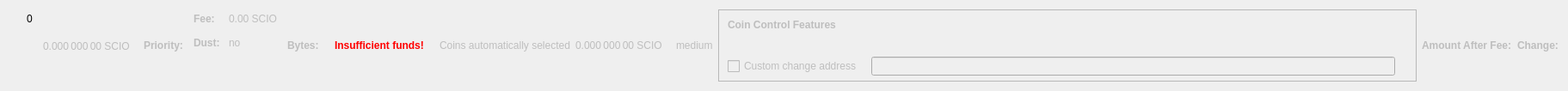
    <widget class="QWidget" name="dummyHideWidget" native="true">
     <property name="maximumSize">
      <size>
       <width>100</width>
       <height>22</height>
      </size>
     </property>
     <layout class="QHBoxLayout" name="dummyHideLayout">
      <item>
       <layout class="QFormLayout" name="formLayoutCoinControl1">
        <property name="horizontalSpacing">
         <number>10</number>
        </property>
        <property name="verticalSpacing">
         <number>14</number>
        </property>
        <property name="leftMargin">
         <number>10</number>
        </property>
        <property name="topMargin">
         <number>4</number>
        </property>
        <property name="rightMargin">
         <number>6</number>
        </property>
        <item row="0" column="1">
         <widget class="QLabel" name="labelCoinControlBytes">
          <property name="cursor">
           <cursorShape>IBeamCursor</cursorShape>
          </property>
          <property name="contextMenuPolicy">
           <enum>Qt::ActionsContextMenu</enum>
          </property>
          <property name="text">
           <string notr="true">0</string>
          </property>
          <property name="textInteractionFlags">
           <set>Qt::LinksAccessibleByMouse|Qt::TextSelectableByKeyboard|Qt::TextSelectableByMouse</set>
          </property>
         </widget>
        </item>
       </layout>
      </item>
      <item>
       <widget class="QLabel" name="labelCoinControlAfterFee">
        <property name="enabled">
         <bool>false</bool>
        </property>
        <property name="sizePolicy">
         <sizepolicy hsizetype="Fixed" vsizetype="Fixed">
          <horstretch>0</horstretch>
          <verstretch>0</verstretch>
         </sizepolicy>
        </property>
        <property name="minimumSize">
         <size>
          <width>111</width>
          <height>12</height>
         </size>
        </property>
        <property name="maximumSize">
         <size>
          <width>111</width>
          <height>12</height>
         </size>
        </property>
        <property name="cursor">
         <cursorShape>IBeamCursor</cursorShape>
        </property>
        <property name="contextMenuPolicy">
         <enum>Qt::ActionsContextMenu</enum>
        </property>
        <property name="text">
         <string notr="true">0.000 000 00 SCIO</string>
        </property>
        <property name="textInteractionFlags">
         <set>Qt::LinksAccessibleByMouse|Qt::TextSelectableByKeyboard|Qt::TextSelectableByMouse</set>
        </property>
       </widget>
      </item>
      <item>
       <widget class="QLabel" name="labelCoinControlPriorityText">
        <property name="enabled">
         <bool>false</bool>
        </property>
        <property name="font">
         <font>
          <weight>75</weight>
          <bold>true</bold>
         </font>
        </property>
        <property name="text">
         <string>Priority:</string>
        </property>
       </widget>
      </item>
      <item>
       <layout class="QHBoxLayout" name="horizontalLayout"/>
      </item>
      <item>
       <layout class="QFormLayout" name="formLayoutCoinControl3">
        <property name="horizontalSpacing">
         <number>10</number>
        </property>
        <property name="verticalSpacing">
         <number>14</number>
        </property>
        <property name="leftMargin">
         <number>6</number>
        </property>
        <property name="topMargin">
         <number>4</number>
        </property>
        <property name="rightMargin">
         <number>6</number>
        </property>
        <item row="0" column="0">
         <widget class="QLabel" name="labelCoinControlFeeText">
          <property name="enabled">
           <bool>false</bool>
          </property>
          <property name="font">
           <font>
            <weight>75</weight>
            <bold>true</bold>
           </font>
          </property>
          <property name="text">
           <string>Fee:</string>
          </property>
          <property name="margin">
           <number>0</number>
          </property>
         </widget>
        </item>
        <item row="0" column="1">
         <widget class="QLabel" name="labelCoinControlFee">
          <property name="enabled">
           <bool>false</bool>
          </property>
          <property name="cursor">
           <cursorShape>IBeamCursor</cursorShape>
          </property>
          <property name="contextMenuPolicy">
           <enum>Qt::ActionsContextMenu</enum>
          </property>
          <property name="text">
           <string notr="true">0.00 SCIO</string>
          </property>
          <property name="textInteractionFlags">
           <set>Qt::LinksAccessibleByMouse|Qt::TextSelectableByKeyboard|Qt::TextSelectableByMouse</set>
          </property>
         </widget>
        </item>
        <item row="1" column="0">
         <widget class="QLabel" name="labelCoinControlLowOutputText">
          <property name="enabled">
           <bool>false</bool>
          </property>
          <property name="font">
           <font>
            <weight>75</weight>
            <bold>true</bold>
           </font>
          </property>
          <property name="text">
           <string>Dust:</string>
          </property>
         </widget>
        </item>
        <item row="1" column="1">
         <widget class="QLabel" name="labelCoinControlLowOutput">
          <property name="enabled">
           <bool>false</bool>
          </property>
          <property name="cursor">
           <cursorShape>IBeamCursor</cursorShape>
          </property>
          <property name="contextMenuPolicy">
           <enum>Qt::ActionsContextMenu</enum>
          </property>
          <property name="text">
           <string>no</string>
          </property>
          <property name="textInteractionFlags">
           <set>Qt::LinksAccessibleByMouse|Qt::TextSelectableByKeyboard|Qt::TextSelectableByMouse</set>
          </property>
         </widget>
        </item>
       </layout>
      </item>
      <item>
       <widget class="QLabel" name="labelCoinControlBytesText">
        <property name="enabled">
         <bool>false</bool>
        </property>
        <property name="font">
         <font>
          <weight>75</weight>
          <bold>true</bold>
         </font>
        </property>
        <property name="text">
         <string>Bytes:</string>
        </property>
       </widget>
      </item>
      <item>
       <layout class="QFormLayout" name="formLayoutCoinControl2">
        <property name="horizontalSpacing">
         <number>10</number>
        </property>
        <property name="verticalSpacing">
         <number>14</number>
        </property>
        <property name="leftMargin">
         <number>6</number>
        </property>
        <property name="topMargin">
         <number>4</number>
        </property>
        <property name="rightMargin">
         <number>6</number>
        </property>
       </layout>
      </item>
      <item>
       <layout class="QHBoxLayout" name="horizontalLayoutCoinControl2">
        <property name="spacing">
         <number>8</number>
        </property>
        <property name="bottomMargin">
         <number>10</number>
        </property>
       </layout>
      </item>
      <item>
       <widget class="QLabel" name="labelCoinControlInsuffFunds">
        <property name="enabled">
         <bool>false</bool>
        </property>
        <property name="minimumSize">
         <size>
          <width>0</width>
          <height>0</height>
         </size>
        </property>
        <property name="font">
         <font>
          <weight>75</weight>
          <bold>true</bold>
         </font>
        </property>
        <property name="styleSheet">
         <string notr="true">color:red;font-weight:bold;</string>
        </property>
        <property name="text">
         <string>Insufficient funds!</string>
        </property>
        <property name="margin">
         <number>5</number>
        </property>
       </widget>
      </item>
      <item>
       <layout class="QFormLayout" name="formLayoutCoinControl4">
        <property name="horizontalSpacing">
         <number>10</number>
        </property>
        <property name="verticalSpacing">
         <number>14</number>
        </property>
        <property name="leftMargin">
         <number>6</number>
        </property>
        <property name="topMargin">
         <number>4</number>
        </property>
        <property name="rightMargin">
         <number>6</number>
        </property>
       </layout>
      </item>
      <item>
       <widget class="QLabel" name="labelCoinControlAutomaticallySelected">
        <property name="enabled">
         <bool>false</bool>
        </property>
        <property name="sizePolicy">
         <sizepolicy hsizetype="Fixed" vsizetype="Fixed">
          <horstretch>0</horstretch>
          <verstretch>0</verstretch>
         </sizepolicy>
        </property>
        <property name="minimumSize">
         <size>
          <width>0</width>
          <height>0</height>
         </size>
        </property>
        <property name="maximumSize">
         <size>
          <width>240</width>
          <height>16777215</height>
         </size>
        </property>
        <property name="text">
         <string>Coins automatically selected</string>
        </property>
        <property name="margin">
         <number>5</number>
        </property>
       </widget>
      </item>
      <item>
       <widget class="QLabel" name="labelCoinControlChange">
        <property name="enabled">
         <bool>false</bool>
        </property>
        <property name="sizePolicy">
         <sizepolicy hsizetype="Fixed" vsizetype="Fixed">
          <horstretch>0</horstretch>
          <verstretch>0</verstretch>
         </sizepolicy>
        </property>
        <property name="minimumSize">
         <size>
          <width>111</width>
          <height>0</height>
         </size>
        </property>
        <property name="maximumSize">
         <size>
          <width>111</width>
          <height>16777215</height>
         </size>
        </property>
        <property name="cursor">
         <cursorShape>IBeamCursor</cursorShape>
        </property>
        <property name="contextMenuPolicy">
         <enum>Qt::ActionsContextMenu</enum>
        </property>
        <property name="text">
         <string notr="true">0.000 000 00 SCIO</string>
        </property>
        <property name="textInteractionFlags">
         <set>Qt::LinksAccessibleByMouse|Qt::TextSelectableByKeyboard|Qt::TextSelectableByMouse</set>
        </property>
       </widget>
      </item>
      <item>
       <widget class="QLabel" name="labelCoinControlPriority">
        <property name="enabled">
         <bool>false</bool>
        </property>
        <property name="cursor">
         <cursorShape>IBeamCursor</cursorShape>
        </property>
        <property name="contextMenuPolicy">
         <enum>Qt::ActionsContextMenu</enum>
        </property>
        <property name="text">
         <string>medium</string>
        </property>
        <property name="textInteractionFlags">
         <set>Qt::LinksAccessibleByMouse|Qt::TextSelectableByKeyboard|Qt::TextSelectableByMouse</set>
        </property>
       </widget>
      </item>
      <item>
       <widget class="QFrame" name="frameCoinControl">
        <property name="sizePolicy">
         <sizepolicy hsizetype="Expanding" vsizetype="Expanding">
          <horstretch>0</horstretch>
          <verstretch>0</verstretch>
         </sizepolicy>
        </property>
        <property name="maximumSize">
         <size>
          <width>16777215</width>
          <height>16777215</height>
         </size>
        </property>
        <property name="frameShape">
         <enum>QFrame::StyledPanel</enum>
        </property>
        <property name="frameShadow">
         <enum>QFrame::Sunken</enum>
        </property>
        <layout class="QVBoxLayout" name="verticalLayoutCoinControl2_2">
         <property name="spacing">
          <number>0</number>
         </property>
         <property name="leftMargin">
          <number>0</number>
         </property>
         <property name="topMargin">
          <number>0</number>
         </property>
         <property name="rightMargin">
          <number>0</number>
         </property>
         <property name="bottomMargin">
          <number>6</number>
         </property>
         <item>
          <layout class="QVBoxLayout" name="verticalLayoutCoinControl" stretch="0,0,0,1">
           <property name="spacing">
            <number>0</number>
           </property>
           <property name="leftMargin">
            <number>10</number>
           </property>
           <property name="topMargin">
            <number>10</number>
           </property>
           <item>
            <layout class="QHBoxLayout" name="horizontalLayoutCoinControl1">
             <property name="bottomMargin">
              <number>15</number>
             </property>
             <item>
              <widget class="QLabel" name="labelCoinControlFeatures">
               <property name="enabled">
                <bool>false</bool>
               </property>
               <property name="sizePolicy">
                <sizepolicy hsizetype="Preferred" vsizetype="Maximum">
                 <horstretch>0</horstretch>
                 <verstretch>0</verstretch>
                </sizepolicy>
               </property>
               <property name="font">
                <font>
                 <weight>75</weight>
                 <bold>true</bold>
                </font>
               </property>
               <property name="styleSheet">
                <string notr="true">font-weight:bold;</string>
               </property>
               <property name="text">
                <string>Coin Control Features</string>
               </property>
              </widget>
             </item>
            </layout>
           </item>
           <item>
            <widget class="QWidget" name="widgetCoinControl" native="true">
             <property name="sizePolicy">
              <sizepolicy hsizetype="Preferred" vsizetype="Preferred">
               <horstretch>0</horstretch>
               <verstretch>0</verstretch>
              </sizepolicy>
             </property>
             <property name="minimumSize">
              <size>
               <width>0</width>
               <height>0</height>
              </size>
             </property>
             <property name="styleSheet">
              <string notr="true"/>
             </property>
             <layout class="QHBoxLayout" name="horizontalLayoutCoinControl5_2">
              <property name="leftMargin">
               <number>0</number>
              </property>
              <property name="topMargin">
               <number>0</number>
              </property>
              <property name="rightMargin">
               <number>0</number>
              </property>
              <property name="bottomMargin">
               <number>0</number>
              </property>
              <item>
               <layout class="QHBoxLayout" name="horizontalLayoutCoinControl3">
                <property name="spacing">
                 <number>20</number>
                </property>
                <property name="topMargin">
                 <number>0</number>
                </property>
                <property name="bottomMargin">
                 <number>10</number>
                </property>
               </layout>
              </item>
             </layout>
            </widget>
           </item>
           <item>
            <layout class="QHBoxLayout" name="horizontalLayoutCoinControl4" stretch="0,0,0">
             <property name="spacing">
              <number>12</number>
             </property>
             <property name="sizeConstraint">
              <enum>QLayout::SetDefaultConstraint</enum>
             </property>
             <property name="topMargin">
              <number>5</number>
             </property>
             <property name="rightMargin">
              <number>5</number>
             </property>
             <item>
              <widget class="QCheckBox" name="checkBoxCoinControlChange">
               <property name="enabled">
                <bool>false</bool>
               </property>
               <property name="toolTip">
                <string>If this is activated, but the change address is empty or invalid, change will be sent to a newly generated address.</string>
               </property>
               <property name="text">
                <string>Custom change address</string>
               </property>
              </widget>
             </item>
             <item>
              <widget class="QValidatedLineEdit" name="lineEditCoinControlChange">
               <property name="enabled">
                <bool>false</bool>
               </property>
               <property name="sizePolicy">
                <sizepolicy hsizetype="Expanding" vsizetype="Fixed">
                 <horstretch>0</horstretch>
                 <verstretch>0</verstretch>
                </sizepolicy>
               </property>
              </widget>
             </item>
             <item>
              <widget class="QLabel" name="labelCoinControlChangeLabel_2">
               <property name="sizePolicy">
                <sizepolicy hsizetype="Preferred" vsizetype="Expanding">
                 <horstretch>0</horstretch>
                 <verstretch>0</verstretch>
                </sizepolicy>
               </property>
               <property name="minimumSize">
                <size>
                 <width>0</width>
                 <height>0</height>
                </size>
               </property>
               <property name="text">
                <string/>
               </property>
               <property name="margin">
                <number>3</number>
               </property>
              </widget>
             </item>
            </layout>
           </item>
           <item>
            <spacer name="verticalSpacerCoinControl">
             <property name="orientation">
              <enum>Qt::Vertical</enum>
             </property>
             <property name="sizeHint" stdset="0">
              <size>
               <width>800</width>
               <height>1</height>
              </size>
             </property>
            </spacer>
           </item>
          </layout>
         </item>
        </layout>
       </widget>
      </item>
      <item>
       <widget class="QLabel" name="labelCoinControlAfterFeeText">
        <property name="enabled">
         <bool>false</bool>
        </property>
        <property name="minimumSize">
         <size>
          <width>0</width>
          <height>0</height>
         </size>
        </property>
        <property name="maximumSize">
         <size>
          <width>16777215</width>
          <height>16777215</height>
         </size>
        </property>
        <property name="font">
         <font>
          <weight>75</weight>
          <bold>true</bold>
         </font>
        </property>
        <property name="text">
         <string>Amount After Fee:</string>
        </property>
        <property name="alignment">
         <set>Qt::AlignLeading|Qt::AlignLeft|Qt::AlignVCenter</set>
        </property>
        <property name="margin">
         <number>0</number>
        </property>
       </widget>
      </item>
      <item>
       <widget class="QLabel" name="labelCoinControlChangeText">
        <property name="enabled">
         <bool>false</bool>
        </property>
        <property name="sizePolicy">
         <sizepolicy hsizetype="Preferred" vsizetype="Preferred">
          <horstretch>0</horstretch>
          <verstretch>0</verstretch>
         </sizepolicy>
        </property>
        <property name="minimumSize">
         <size>
          <width>0</width>
          <height>0</height>
         </size>
        </property>
        <property name="maximumSize">
         <size>
          <width>16777215</width>
          <height>16777215</height>
         </size>
        </property>
        <property name="font">
         <font>
          <weight>75</weight>
          <bold>true</bold>
         </font>
        </property>
        <property name="text">
         <string>Change:</string>
        </property>
        <property name="alignment">
         <set>Qt::AlignLeading|Qt::AlignLeft|Qt::AlignVCenter</set>
        </property>
       </widget>
      </item>
     </layout>
    </widget>
